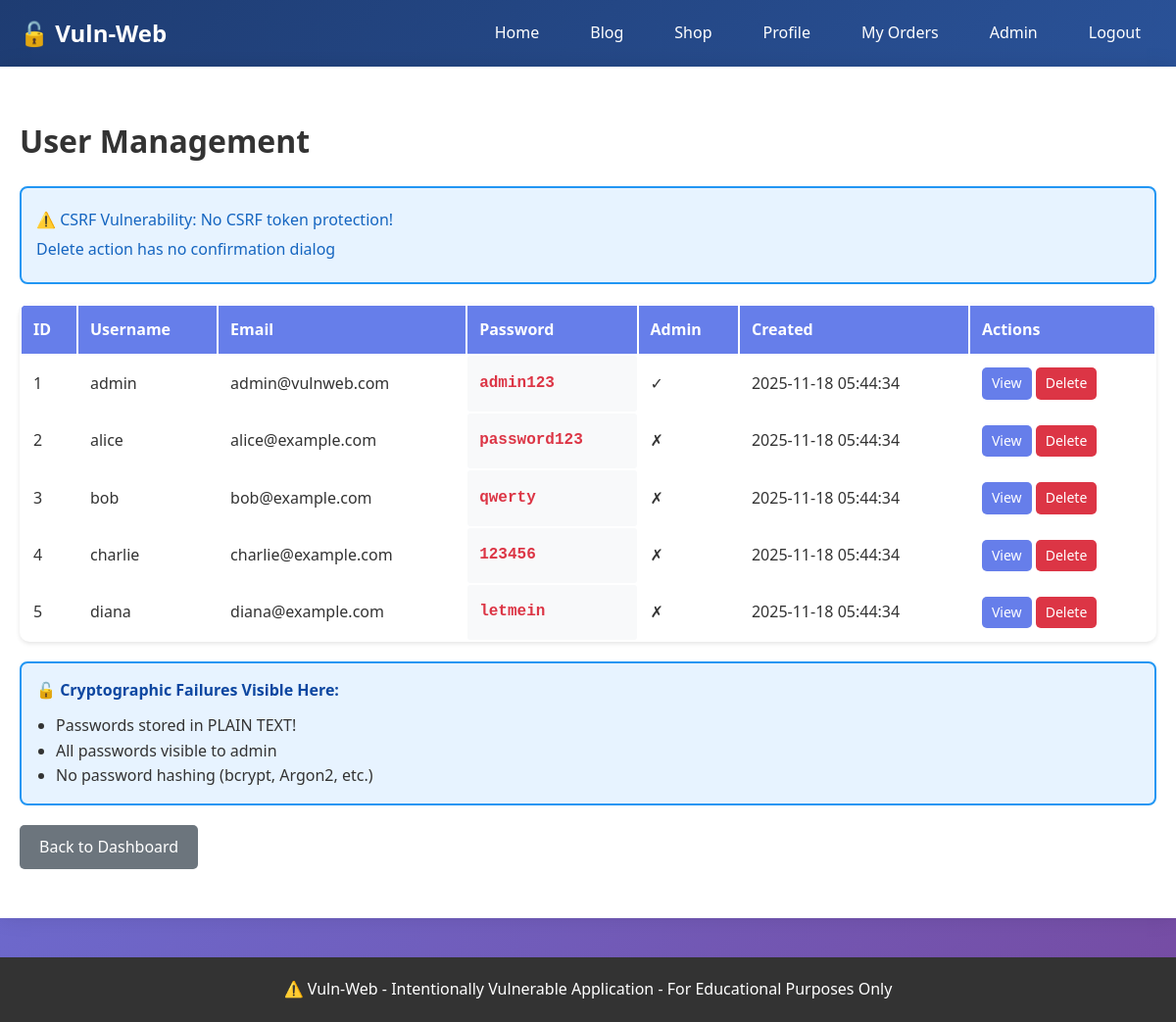
/admin/users (signed in), run on an earlier commit of the app's database.
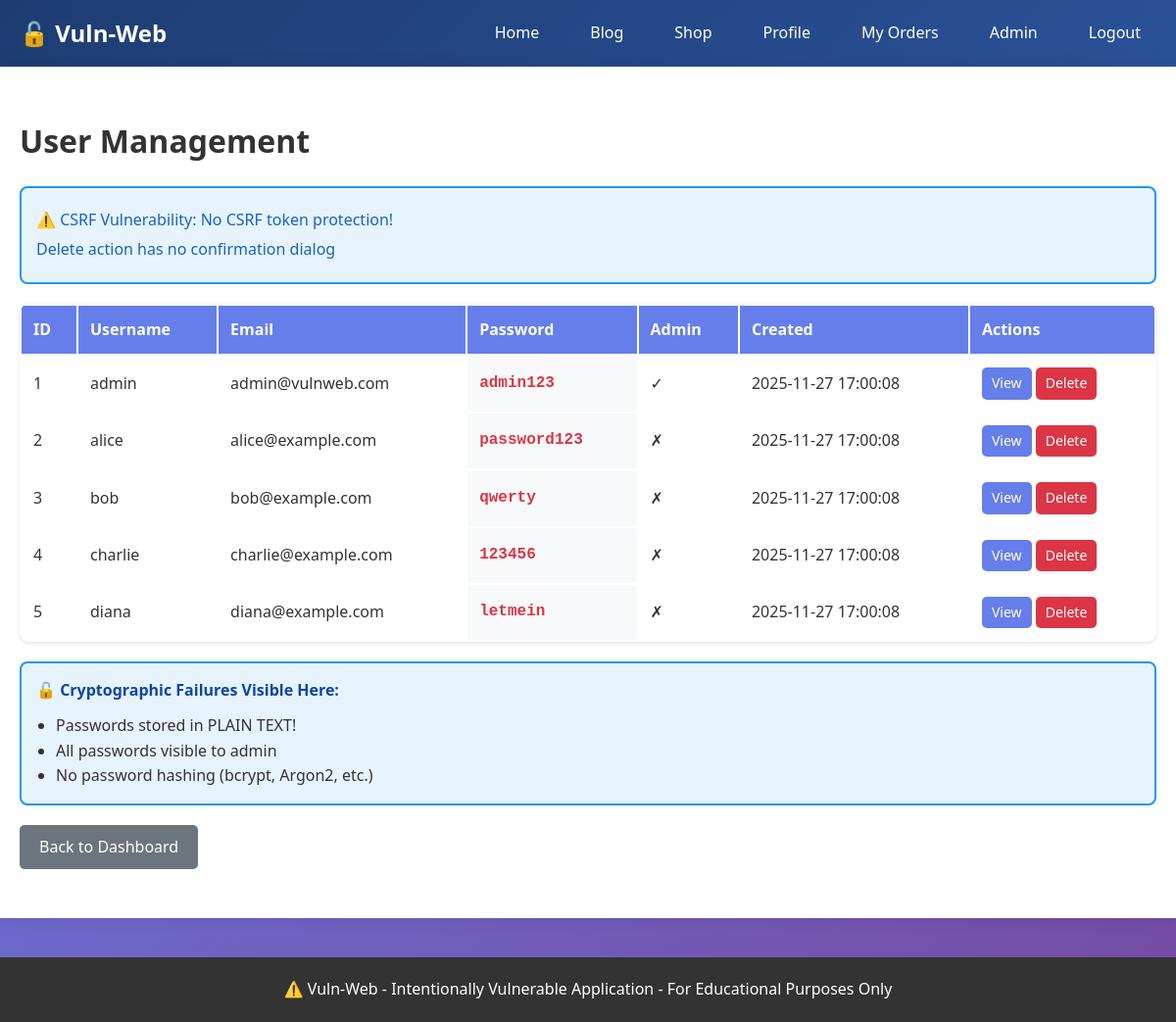
And on a later commit of the database.
### tables this page shows
CREATE TABLE users (
            id INTEGER PRIMARY KEY AUTOINCREMENT,
            username TEXT UNIQUE NOT NULL,
            email TEXT UNIQUE NOT NULL,
            password TEXT NOT NULL,
            is_admin INTEGER DEFAULT 0,
            profile_picture TEXT,
            created_at TIMESTAMP DEFAULT CURRENT_TIMESTAMP
        );

### app/routes.py (the view)
@app.route('/admin/users')
def admin_users():
    if not session.get('is_admin'):
        flash('Access denied!', 'error')
        return redirect(url_for('index'))
    db = get_db()
    users = db.execute("SELECT * FROM users ORDER BY created_at DESC").fetchall()
    db.close()
    return render_template('admin/users.html', users=users)

### app/__init__.py (called while the page is built)
@app.before_request
def log_post_body():
    if request.method == 'POST':
        form_data = dict(request.form)
        if not form_data:
            body_data = request.get_data(as_text=True)
        else:
            body_data = str(form_data)
        post_logger.info(
            f"POST request received",
            extra={
                "client_ip": request.remote_addr,
                "path": request.path,
                "body": body_data
            }
        )
        print(f"[POST] {request.remote_addr} -> {request.path} | Body: {body_data}")

def get_db():
    db = sqlite3.connect('vuln_web.db')
    db.row_factory = sqlite3.Row
    return db

### app/templates/admin/users.html (shortened to what this page needs)
{% extends "base.html" %}
{% block content %}
<div class="admin-container">
    <h1>User Management</h1>
    <div class="hint-box">
        <p>⚠️ CSRF Vulnerability: No CSRF token protection!</p>
        <p>Delete action has no confirmation dialog</p>
    </div>
    <table class="admin-table">
        <thead>
            <tr>
                <th>ID</th>
                <th>Username</th>
                <th>Email</th>
                <th>Password</th>
                <th>Admin</th>
                <th>Created</th>
                <th>Actions</th>
            </tr>
        </thead>
        <tbody>
            {% for user in users %}
            <tr>
                <td>{{ user.id }}</td>
                <td>{{ user.username }}</td>
                <td>{{ user.email }}</td>
                <td class="password-field">{{ user.password }}</td>
                <td>{{ '✓' if user.is_admin else '✗' }}</td>
                <td>{{ user.created_at }}</td>
                <td>
                    <a href="/user/{{ user.id }}" class="btn btn-small">View</a>
                    <a href="/admin/delete_user/{{ user.id }}" class="btn btn-small btn-danger"
                       onclick="return confirm('Delete this user?')">Delete</a>
                </td>
            </tr>
            {% endfor %}
        </tbody>
    </table>
    <div class="hint-box">
        <h4>🔓 Cryptographic Failures Visible Here:</h4>
        <ul>
            <li>Passwords stored in PLAIN TEXT!</li>
            <li>All passwords visible to admin</li>
            <li>No password hashing (bcrypt, Argon2, etc.)</li>
        </ul>
    </div>
    <a href="/admin" class="btn btn-secondary">Back to Dashboard</a>
</div>
{% endblock %}

### app/templates/base.html (shortened to what this page needs)
<!DOCTYPE html>
<html lang="en">
<head>
    <link rel="stylesheet" href="{{ url_for('static', filename='css/style.css') }}">
</head>
<body>
    <nav class="navbar">
        <div class="container">
            <a href="/" class="logo">🔓 Vuln-Web</a>
            <ul class="nav-links">
                <li><a href="/">Home</a></li>
                <li><a href="/blog">Blog</a></li>
                <li><a href="/shop">Shop</a></li>
                {% if session.user_id %}
                    <li><a href="/user/{{ session.user_id }}">Profile</a></li>
                    <li><a href="/orders">My Orders</a></li>
                    {% if session.is_admin %}
                        <li><a href="/admin">Admin</a></li>
                    {% endif %}
                    <li><a href="/logout">Logout</a></li>
                {% else %}
                    <li><a href="/login">Login</a></li>
                    <li><a href="/register">Register</a></li>
                {% endif %}
            </ul>
        </div>
    </nav>
    <div class="container">
        {% block content %}{% endblock %}
    </div>
    <footer>
        <p>⚠️ Vuln-Web - Intentionally Vulnerable Application - For Educational Purposes Only</p>
    </footer>
</body>
</html>

### static/css/style.css (style rules this page uses)
* { margin: 0; padding: 0; box-sizing: border-box; }
body { font-family: 'Segoe UI', Tahoma, Geneva, Verdana, sans-serif; line-height: 1.6; color: #333; background: linear-gradient(135deg, #667eea 0%, #764ba2 100%); min-height: 100vh; }
.container { max-width: 1200px; margin: 0 auto; padding: 20px; background: white; min-height: calc(100vh - 140px); box-shadow: 0 0 20px rgba(0,0,0,0.1); }
.navbar { background: linear-gradient(135deg, #1e3c72 0%, #2a5298 100%); color: white; padding: 0; box-shadow: 0 2px 10px rgba(0,0,0,0.2); }
.navbar .container { display: flex; justify-content: space-between; align-items: center; padding: 15px 20px; background: transparent; box-shadow: none; min-height: auto; }
.logo { font-size: 24px; font-weight: bold; color: white; text-decoration: none; transition: transform 0.3s; }
.nav-links { display: flex; list-style: none; gap: 20px; }
.nav-links a { color: white; text-decoration: none; padding: 8px 16px; border-radius: 5px; transition: background 0.3s; }
.btn { display: inline-block; padding: 10px 20px; background: #667eea; color: white; text-decoration: none; border-radius: 5px; border: none; cursor: pointer; font-size: 16px; transition: all 0.3s; }
.btn-secondary { background: #6c757d; }
.btn-small { padding: 5px 10px; font-size: 14px; }
.btn-danger { background: #dc3545; }
.hint-box { background: #e7f3ff; border: 2px solid #2196F3; border-radius: 8px; padding: 15px; margin: 20px 0; }
.hint-box h4 { color: #0d47a1; margin-bottom: 10px; }
.hint-box p { margin: 5px 0; color: #1565c0; }
.hint-box ul { margin-left: 20px; }
.admin-container { margin: 30px 0; }
.admin-table { width: 100%; background: white; border-radius: 10px; overflow: hidden; box-shadow: 0 2px 4px rgba(0,0,0,0.1); margin: 20px 0; }
.admin-table th, .admin-table td { padding: 12px; text-align: left; }
.admin-table thead { background: #667eea; color: white; }
.admin-table tbody tr { border-bottom: 1px solid #eee; }
.password-field { font-family: 'Courier New', monospace; background: #f8f9fa; padding: 5px; border-radius: 3px; color: #dc3545; font-weight: bold; }
footer { background: #333; color: white; text-align: center; padding: 20px; margin-top: 40px; }

What changed in the data, as far as the page shows it:
changed users "admin": created_at "2025-11-18 05:44:34" → "2025-11-27 17:00:08"
changed users "alice": created_at "2025-11-18 05:44:34" → "2025-11-27 17:00:08"
changed users "bob": created_at "2025-11-18 05:44:34" → "2025-11-27 17:00:08"
changed users "charlie": created_at "2025-11-18 05:44:34" → "2025-11-27 17:00:08"
changed users "diana": created_at "2025-11-18 05:44:34" → "2025-11-27 17:00:08"
